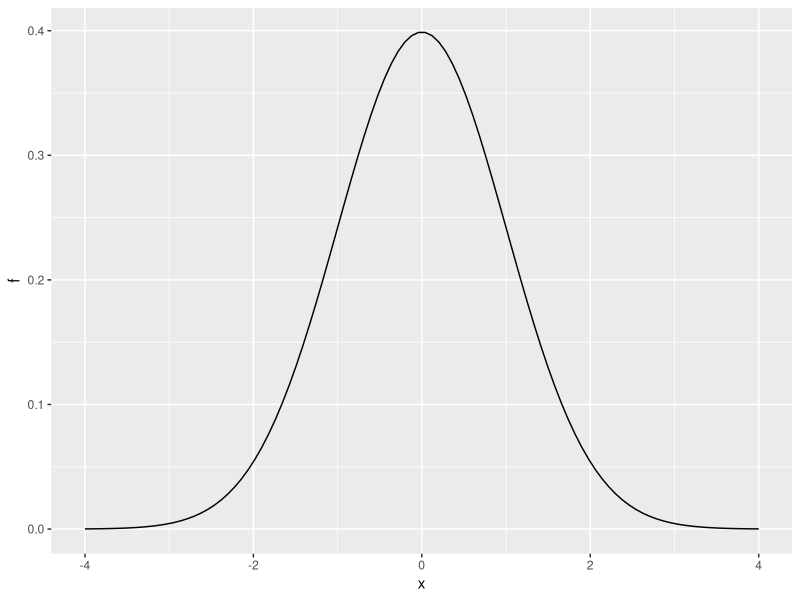
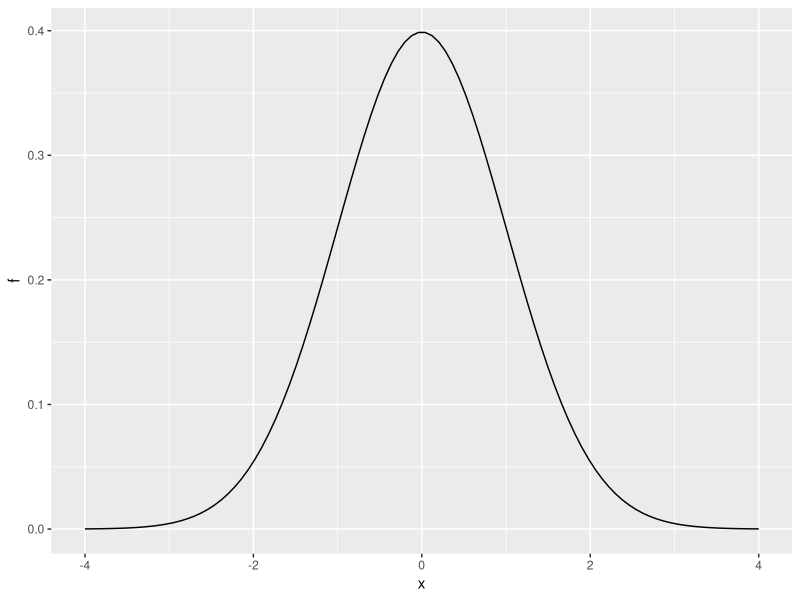

The R script that drew these images, in order:
library(tidyverse)

x <- seq(-4, 4, length = 100)

data.frame(x, f = dnorm(x)) %>%
  ggplot(aes(x, f)) +
  geom_line()


# plotting the normal distribution with dnorm
x <- seq(-4, 4, length.out = 100)
data.frame(x, f = dnorm(x)) %>%
  ggplot(aes(x,f)) +
  geom_line()
